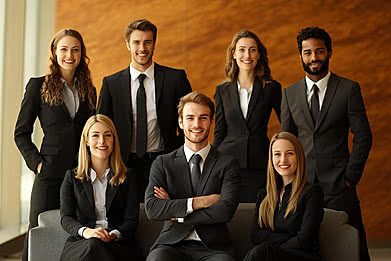
#> input picture haar-cascade-face-detection/images/people2.jpg, 391 x 261 px
$ jupyter execute 'Haar Cascade.ipynb'
#> lines starting #> are read from the running program, lines starting #| are printed output that depends on the picture; after the words box and inside, x2 and y2 are one past the last pixel; in counts of white or black regions, pixels touching at a corner belong together
## Face Detection Setup with Haar Cascade

[cell 1]
import cv2

# Read the image file
img = cv2.imread(r"images/people2.jpg")
#> img is the input picture: shape (261, 391, 3); mean B, G, R 42, 67.3, 93

# Create a copy to preserve the original image
copied_img = img.copy()

# Convert the image to grayscale
gray_img = cv2.cvtColor(img, cv2.COLOR_BGR2GRAY)
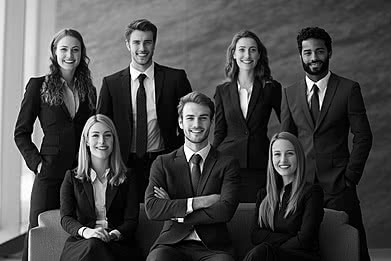
#> gray_img: shape (261, 391); min 0, max 255, mean 72.1

# Initialize Haar Cascade classifier for frontal face detection
haar_cascade = cv2.CascadeClassifier(cv2.data.haarcascades + "haarcascade_frontalface_default.xml")

<details>
<summary><b>How Haar Cascade Works</b> (click to expand)</summary>

- **Training** — The model learns from thousands of face and non-face images.

- **Sliding Window** — A window scans the image at multiple scales and positions.

- **Feature Detection** — It looks for simple patterns like `edges`, `lines`, and contrasts between `dark`/`light` regions using **Haar-like features**.

- **Cascade of Stages** — Each region passes through multiple classifier stages:
  - If a region fails **any** stage → `rejected immediately`
  - Only regions passing **all stages** → `marked as a face`

- **Speed Optimization** — Non-faces are rejected early in the cascade using `if-else`-style logic, making detection very fast.

> **Think of it as:**
> A rapid series of `yes`/`no` questions about pixel patterns.
> Only regions that answer `"yes"` to **every question** are labeled as faces.

</details>

## Tuning Haar Cascade: Impact of `minNeighbors` Parameter

[cell 2]
# Detect faces with low neighbor requirement (more detections, possible false positives)
faces_neighbors_3 = haar_cascade.detectMultiScale(image=gray_img,
                                                  scaleFactor=1.1,
                                                  minNeighbors=3)
#> faces_neighbors_3 = [[128, 31, 30, 30], [53, 38, 32, 32], [232, 38, 30, 30], [180, 104, 35, 35], [268, 141, 32, 32], [298, 39, 33, 33], [82, 121, 37, 37]]


# Detect faces with high neighbor requirement (fewer false positives, may miss some faces)
faces_neighbors_15 = haar_cascade.detectMultiScale(image=gray_img,
                                                   scaleFactor=1.1,
                                                   minNeighbors=15)
#> faces_neighbors_15 = [[128, 31, 30, 30], [53, 38, 32, 32], [232, 38, 30, 30], [180, 104, 35, 35], [268, 141, 32, 32], [82, 121, 37, 37]]

## Drawing Face Detections on images

[cell 3]
for(x, y, w, h) in faces_neighbors_3:
    cv2.rectangle(img=img, pt1=(x, y), pt2=(x+w, y+h), color=(0, 255, 0), thickness=2)
#> this loop made 7 passes
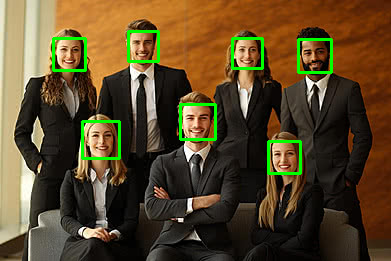
#> img: shape (261, 391, 3); 2.67% of pixels changed, all inside (x1, y1, x2, y2) = (52, 30, 333, 175)

for(x, y, w, h) in faces_neighbors_15:
    cv2.rectangle(img=copied_img, pt1=(x, y), pt2=(x+w, y+h), color=(0, 255, 0), thickness=2)
#> this loop made 6 passes
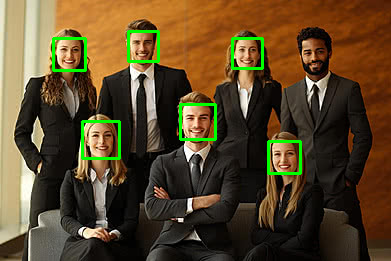
#> copied_img: shape (261, 391, 3); 2.28% of pixels changed, all inside (x1, y1, x2, y2) = (52, 30, 302, 175)

<details>
<summary><b>scaleFactor & minNeighbors</b> (click to expand)</summary>

---

## What is `scaleFactor`?

### The problem:

Faces come in different sizes:

- A face **close to the camera** looks **large** (takes many pixels)
- A face **far away** looks **small** (takes few pixels)

The sliding window has a **fixed size**. Without `scaleFactor`, it would only detect faces matching that exact size → only one specific distance.

### The solution

`scaleFactor` shrinks the image repeatedly. Large faces eventually become small enough to match the fixed window.

### How it works

| `scaleFactor` | Effect |
|---------------|--------|
| `1.05` | Tiny steps → many scales → slower, more accurate |
| `1.1`  | Good balance (common default) |
| `1.3`  | Big steps → fewer scales → faster, may miss faces |

### One-line summary

> `scaleFactor` controls how much the image shrinks each pass — smaller = more precise, larger = faster.

---

## What is `minNeighbors`?

### The problem:

The detector may find multiple overlapping rectangles around the same face:

- Slight shifts in the sliding window produce multiple positive detections
- Without filtering, you get messy, redundant boxes around one face

### The solution

`minNeighbors` specifies how many overlapping detections are needed to keep a rectangle.

- Each candidate rectangle counts how many nearby detections "vote" for it
- Only rectangles with at least `minNeighbors` overlapping detections are kept

### How it works

| `minNeighbors` | Effect |
|----------------|--------|
| `2` | Low threshold → more detections, some false positives |
| `3–5` | Good balance (common default is 5) |
| `6+` | High threshold → fewer false positives, may miss some faces |

### One-line summary

> `minNeighbors` filters out weak detections — higher values mean more confidence but risk missing real faces.

---

## Visualizing the Effect of `minNeighbors` on Face Detection

[cell 4]
import matplotlib.pyplot as plt

# Create a figure with custom size (10 inch wide, 5 inch tall)
plt.figure(figsize=(10 ,5))

# Create first subplot (1 row, 2 columns, position 1)
plt.subplot(121); plt.imshow(img[..., ::-1]); plt.title("minNeighbors=3"); plt.axis("off")

# Create second subplot (1 row, 2 columns, postion 2)
plt.subplot(122); plt.imshow(copied_img[..., ::-1]); plt.title("minNeighbors=15"); plt.axis("off")

# Adjust spacing between subplots to prevent overlap
plt.tight_layout()
plt.show()
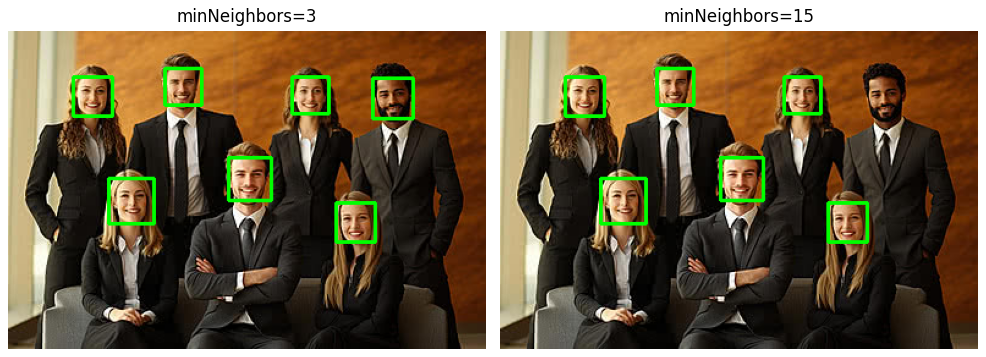
#> figure drawn by matplotlib, 2 panels
